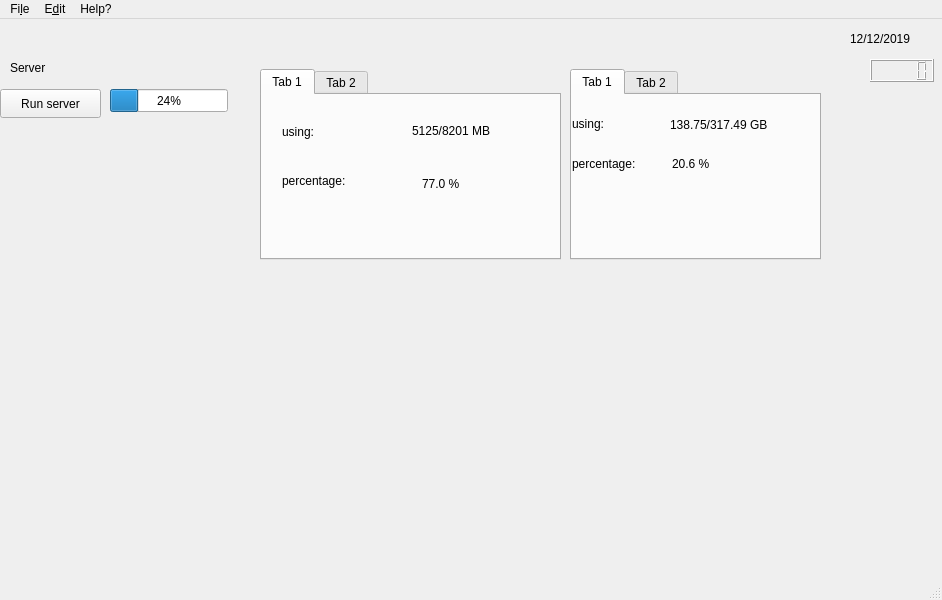
<?xml version="1.0" encoding="UTF-8"?>
<ui version="4.0">
 <class>MainWindow</class>
 <widget class="QMainWindow" name="MainWindow">
  <property name="geometry">
   <rect>
    <x>0</x>
    <y>0</y>
    <width>942</width>
    <height>600</height>
   </rect>
  </property>
  <property name="windowTitle">
   <string>MainWindow</string>
  </property>
  <widget class="QWidget" name="centralwidget">
   <widget class="QLCDNumber" name="actualTime">
    <property name="geometry">
     <rect>
      <x>870</x>
      <y>40</y>
      <width>64</width>
      <height>23</height>
     </rect>
    </property>
   </widget>
   <widget class="QLabel" name="label">
    <property name="geometry">
     <rect>
      <x>10</x>
      <y>40</y>
      <width>161</width>
      <height>17</height>
     </rect>
    </property>
    <property name="text">
     <string>Server</string>
    </property>
   </widget>
   <widget class="QLabel" name="label_3">
    <property name="geometry">
     <rect>
      <x>850</x>
      <y>10</y>
      <width>91</width>
      <height>20</height>
     </rect>
    </property>
    <property name="text">
     <string>12/12/2019</string>
    </property>
   </widget>
   <widget class="QProgressBar" name="connectBAr">
    <property name="geometry">
     <rect>
      <x>110</x>
      <y>70</y>
      <width>118</width>
      <height>23</height>
     </rect>
    </property>
    <property name="value">
     <number>24</number>
    </property>
   </widget>
   <widget class="QPushButton" name="pushButton">
    <property name="geometry">
     <rect>
      <x>0</x>
      <y>70</y>
      <width>101</width>
      <height>29</height>
     </rect>
    </property>
    <property name="toolTip">
     <string>&lt;html&gt;&lt;head/&gt;&lt;body&gt;&lt;p&gt;cllik to open server port&lt;/p&gt;&lt;/body&gt;&lt;/html&gt;</string>
    </property>
    <property name="text">
     <string>Run server</string>
    </property>
   </widget>
   <widget class="QTabWidget" name="tabWidget">
    <property name="geometry">
     <rect>
      <x>260</x>
      <y>50</y>
      <width>301</width>
      <height>191</height>
     </rect>
    </property>
    <property name="currentIndex">
     <number>0</number>
    </property>
    <widget class="QWidget" name="tab">
     <attribute name="title">
      <string>Tab 1</string>
     </attribute>
     <widget class="QLabel" name="label_2">
      <property name="geometry">
       <rect>
        <x>160</x>
        <y>80</y>
        <width>67</width>
        <height>17</height>
       </rect>
      </property>
      <property name="styleSheet">
       <string notr="true">font: italic 11pt &quot;Ubuntu&quot;;</string>
      </property>
      <property name="text">
       <string>77.0 %</string>
      </property>
     </widget>
     <widget class="QLabel" name="label_4">
      <property name="geometry">
       <rect>
        <x>20</x>
        <y>70</y>
        <width>151</width>
        <height>31</height>
       </rect>
      </property>
      <property name="styleSheet">
       <string notr="true"/>
      </property>
      <property name="text">
       <string>percentage:</string>
      </property>
     </widget>
     <widget class="QLabel" name="label_5">
      <property name="geometry">
       <rect>
        <x>150</x>
        <y>20</y>
        <width>131</width>
        <height>31</height>
       </rect>
      </property>
      <property name="styleSheet">
       <string notr="true">font: italic 11pt &quot;Ubuntu&quot;;</string>
      </property>
      <property name="text">
       <string>5125/8201 MB	</string>
      </property>
     </widget>
     <widget class="QLabel" name="label_6">
      <property name="geometry">
       <rect>
        <x>20</x>
        <y>26</y>
        <width>81</width>
        <height>21</height>
       </rect>
      </property>
      <property name="styleSheet">
       <string notr="true">
</string>
      </property>
      <property name="text">
       <string>using:</string>
      </property>
     </widget>
    </widget>
    <widget class="QWidget" name="tab_2">
     <attribute name="title">
      <string>Tab 2</string>
     </attribute>
     <widget class="QLabel" name="label_7">
      <property name="geometry">
       <rect>
        <x>10</x>
        <y>20</y>
        <width>71</width>
        <height>21</height>
       </rect>
      </property>
      <property name="text">
       <string>Clock:</string>
      </property>
     </widget>
     <widget class="QLabel" name="label_8">
      <property name="geometry">
       <rect>
        <x>10</x>
        <y>60</y>
        <width>91</width>
        <height>17</height>
       </rect>
      </property>
      <property name="text">
       <string>User-usage:</string>
      </property>
     </widget>
     <widget class="QLabel" name="label_9">
      <property name="geometry">
       <rect>
        <x>10</x>
        <y>90</y>
        <width>121</width>
        <height>17</height>
       </rect>
      </property>
      <property name="text">
       <string>System-usage: </string>
      </property>
     </widget>
     <widget class="QLabel" name="label_10">
      <property name="geometry">
       <rect>
        <x>10</x>
        <y>130</y>
        <width>81</width>
        <height>17</height>
       </rect>
      </property>
      <property name="text">
       <string>Idle-usage: </string>
      </property>
     </widget>
     <widget class="QLabel" name="label_11">
      <property name="geometry">
       <rect>
        <x>170</x>
        <y>20</y>
        <width>161</width>
        <height>17</height>
       </rect>
      </property>
      <property name="text">
       <string>1.13 Ghz/2.48 Ghz	</string>
      </property>
     </widget>
     <widget class="QLabel" name="label_12">
      <property name="geometry">
       <rect>
        <x>170</x>
        <y>60</y>
        <width>121</width>
        <height>17</height>
       </rect>
      </property>
      <property name="text">
       <string>14.2%</string>
      </property>
     </widget>
     <widget class="QLabel" name="label_13">
      <property name="geometry">
       <rect>
        <x>170</x>
        <y>90</y>
        <width>67</width>
        <height>17</height>
       </rect>
      </property>
      <property name="text">
       <string>41.4%	</string>
      </property>
     </widget>
     <widget class="QLabel" name="label_14">
      <property name="geometry">
       <rect>
        <x>170</x>
        <y>130</y>
        <width>67</width>
        <height>17</height>
       </rect>
      </property>
      <property name="text">
       <string>36.3%	</string>
      </property>
     </widget>
    </widget>
   </widget>
   <widget class="QTabWidget" name="tabWidget_2">
    <property name="geometry">
     <rect>
      <x>570</x>
      <y>50</y>
      <width>251</width>
      <height>191</height>
     </rect>
    </property>
    <property name="currentIndex">
     <number>0</number>
    </property>
    <widget class="QWidget" name="tab_3">
     <attribute name="title">
      <string>Tab 1</string>
     </attribute>
     <widget class="QLabel" name="label_15">
      <property name="geometry">
       <rect>
        <x>0</x>
        <y>20</y>
        <width>67</width>
        <height>17</height>
       </rect>
      </property>
      <property name="text">
       <string>using: </string>
      </property>
     </widget>
     <widget class="QLabel" name="label_16">
      <property name="geometry">
       <rect>
        <x>50</x>
        <y>20</y>
        <width>191</width>
        <height>20</height>
       </rect>
      </property>
      <property name="text">
       <string>	138.75/317.49 GB	</string>
      </property>
     </widget>
     <widget class="QLabel" name="label_17">
      <property name="geometry">
       <rect>
        <x>0</x>
        <y>60</y>
        <width>91</width>
        <height>17</height>
       </rect>
      </property>
      <property name="text">
       <string>percentage: </string>
      </property>
     </widget>
     <widget class="QLabel" name="label_18">
      <property name="geometry">
       <rect>
        <x>100</x>
        <y>60</y>
        <width>67</width>
        <height>17</height>
       </rect>
      </property>
      <property name="text">
       <string>20.6 %</string>
      </property>
     </widget>
    </widget>
    <widget class="QWidget" name="tab_4">
     <attribute name="title">
      <string>Tab 2</string>
     </attribute>
     <widget class="QLabel" name="label_19">
      <property name="geometry">
       <rect>
        <x>0</x>
        <y>20</y>
        <width>67</width>
        <height>17</height>
       </rect>
      </property>
      <property name="text">
       <string>local</string>
      </property>
     </widget>
     <widget class="QLabel" name="label_20">
      <property name="geometry">
       <rect>
        <x>80</x>
        <y>20</y>
        <width>67</width>
        <height>17</height>
       </rect>
      </property>
      <property name="text">
       <string>127.0.0.1</string>
      </property>
     </widget>
     <widget class="QLabel" name="label_21">
      <property name="geometry">
       <rect>
        <x>0</x>
        <y>60</y>
        <width>67</width>
        <height>17</height>
       </rect>
      </property>
      <property name="text">
       <string>outer</string>
      </property>
     </widget>
     <widget class="QLabel" name="label_22">
      <property name="geometry">
       <rect>
        <x>80</x>
        <y>60</y>
        <width>121</width>
        <height>17</height>
       </rect>
      </property>
      <property name="text">
       <string>41.202.219.245</string>
      </property>
     </widget>
    </widget>
   </widget>
  </widget>
  <widget class="QMenuBar" name="menubar">
   <property name="geometry">
    <rect>
     <x>0</x>
     <y>0</y>
     <width>942</width>
     <height>23</height>
    </rect>
   </property>
   <widget class="QMenu" name="menuFile">
    <property name="title">
     <string>Fi&amp;le</string>
    </property>
    <addaction name="actionNew"/>
    <addaction name="actionSave"/>
    <addaction name="actionClose_App"/>
   </widget>
   <widget class="QMenu" name="menuEdit">
    <property name="title">
     <string>E&amp;dit</string>
    </property>
    <addaction name="actionEdit_IP"/>
    <addaction name="actionedit_port"/>
   </widget>
   <widget class="QMenu" name="menuHelp">
    <property name="title">
     <string>Help?</string>
    </property>
    <addaction name="actionDocumentation"/>
   </widget>
   <addaction name="menuFile"/>
   <addaction name="menuEdit"/>
   <addaction name="menuHelp"/>
  </widget>
  <widget class="QStatusBar" name="statusbar"/>
  <action name="actionNew">
   <property name="text">
    <string>&amp;New</string>
   </property>
  </action>
  <action name="actionSave">
   <property name="text">
    <string>&amp;Save</string>
   </property>
  </action>
  <action name="actionClose_App">
   <property name="text">
    <string>&amp;Close App</string>
   </property>
  </action>
  <action name="actionEdit_IP">
   <property name="text">
    <string>&amp;Edit 'IP'</string>
   </property>
  </action>
  <action name="actionedit_port">
   <property name="text">
    <string>edit &amp;port</string>
   </property>
  </action>
  <action name="actionDocumentation">
   <property name="text">
    <string>&amp;Documentation</string>
   </property>
  </action>
 </widget>
 <resources/>
 <connections/>
</ui>
